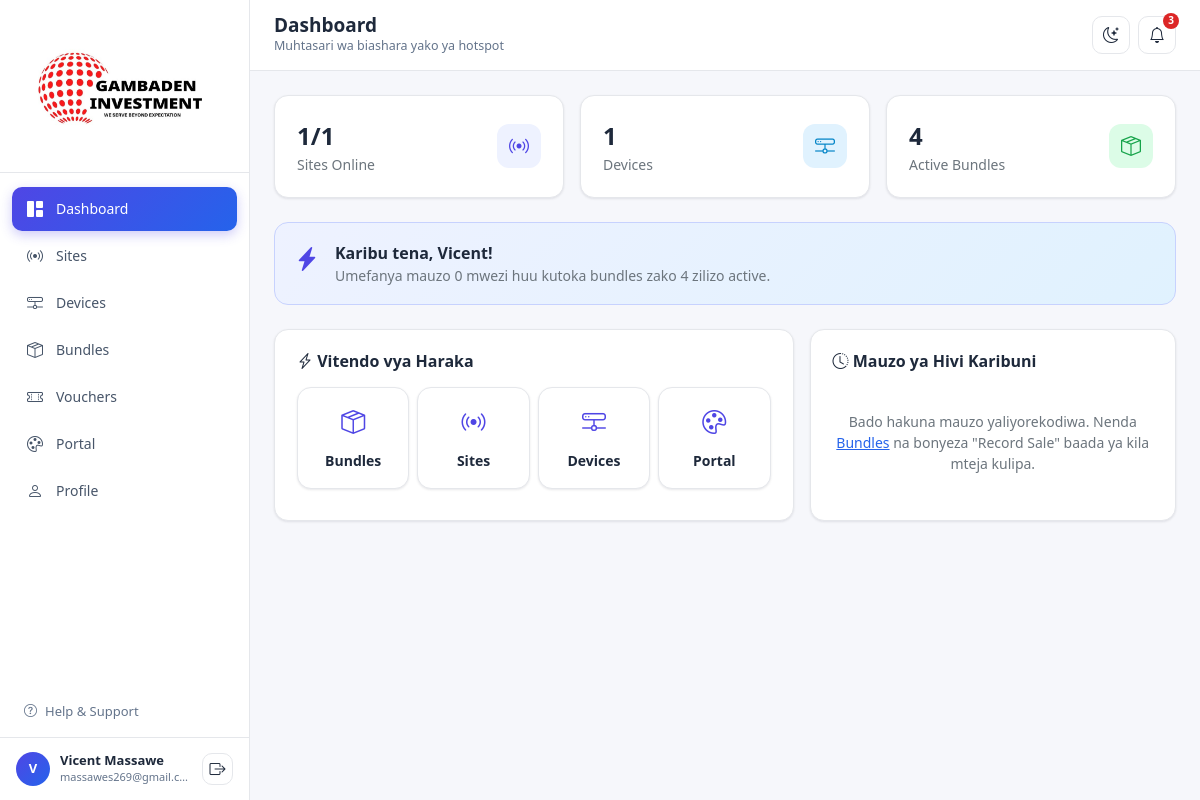
/admin.php (signed in), run on the app's committed database.
### tables this page shows
CREATE TABLE IF NOT EXISTS users (
  id             INT AUTO_INCREMENT PRIMARY KEY,
  username       VARCHAR(50)  NOT NULL UNIQUE,
  password_hash  VARCHAR(255) NOT NULL,
  first_name     VARCHAR(100) NOT NULL DEFAULT '',
  last_name      VARCHAR(100) NOT NULL DEFAULT '',
  email          VARCHAR(150) NOT NULL,
  phone          VARCHAR(30)  DEFAULT '',
  account_type   VARCHAR(50)  DEFAULT 'Customer Account',
  member_since   DATE         DEFAULT NULL,
  bank_name      VARCHAR(50)  DEFAULT '',
  account_number VARCHAR(50)  DEFAULT '',
  plan           VARCHAR(50)  DEFAULT 'Free',
  plan_price     INT          DEFAULT 0,
  billing_cycle  VARCHAR(20)  DEFAULT 'Monthly',
  next_renewal   DATE         DEFAULT NULL,
  created_at     TIMESTAMP    DEFAULT CURRENT_TIMESTAMP
);

CREATE TABLE IF NOT EXISTS sites (
  id           INT AUTO_INCREMENT PRIMARY KEY,
  name         VARCHAR(150) NOT NULL,
  location     VARCHAR(200) DEFAULT '',
  status       ENUM('online','offline') DEFAULT 'online',
  created_at   TIMESTAMP DEFAULT CURRENT_TIMESTAMP
);

### admin.php (called while the page is built, shortened)
<?php
require __DIR__ . '/includes/config.php';
$page = $_GET['page'] ?? 'dashboard';
$data = load_app_data();
require __DIR__ . '/includes/layout_top.php';
require __DIR__ . "/pages/{$page}.php";
require __DIR__ . '/includes/layout_bottom.php';

### includes/config.php (called while the page is built, shortened)
<?php
function current_user_id(): int {
    return (int) ($_SESSION['user_id'] ?? 1);
}
function load_app_data(): array {
    $pdo = db();
    $userId = current_user_id();
    $profile = $pdo->prepare('SELECT * FROM users WHERE id = ?');
    $profile->execute([$userId]);
    $user = $profile->fetch() ?: [];
    $sites = $pdo->query(
        'SELECT s.*, COUNT(d.id) AS device_count
           FROM sites s
           LEFT JOIN devices d ON d.site_id = s.id
          GROUP BY s.id
          ORDER BY s.id'
    )->fetchAll();
    $devices = $pdo->query('SELECT * FROM devices ORDER BY id')->fetchAll();
    $bundles = $pdo->query(
        "SELECT b.*,
                COALESCE(m.qty, 0) AS sales_month,
                COALESCE(m.revenue, 0) AS revenue_month
           FROM bundles b
           LEFT JOIN (
                SELECT bundle_id, SUM(quantity) AS qty, SUM(amount) AS revenue
                  FROM sales
                 WHERE YEAR(sold_at) = YEAR(CURDATE()) AND MONTH(sold_at) = MONTH(CURDATE())
                 GROUP BY bundle_id
           ) m ON m.bundle_id = b.id
          ORDER BY b.id"
    )->fetchAll();
    $portalStmt = $pdo->query('SELECT * FROM portal_settings WHERE id = 1');
    $portal = $portalStmt->fetch() ?: [
        'business_name' => 'GAMBADEN HOTSPOT',
        'welcome_text'  => 'Internet ya Uhakika kwa Bei Nafuu',
        'primary_color' => '#4f46e5',
        'lipa_number'   => '140197316',
        'contact_phone' => '+255745325531',
    ];
    return [
        'sites' => $sites,
        'devices' => $devices,
        'bundles' => $bundles,
        'portal' => $portal,
        'profile' => [
            'first_name' => $user['first_name'] ?? '',
            'last_name'  => $user['last_name'] ?? '',
            'email'      => $user['email'] ?? '',
            'phone'      => $user['phone'] ?? '',
            'account_type' => $user['account_type'] ?? 'Customer Account',
            'member_since' => !empty($user['member_since']) ? date('d M Y', strtotime($user['member_since'])) : '',
            'bank_name'    => $user['bank_name'] ?? '',
            'account_number' => $user['account_number'] ?? '',
        ],
    ];
}

### pages/dashboard.php (the view, shortened to what this page needs)
<?php if (!defined('NEXOR_APP')) { http_response_code(403); exit; }
$totalSites    = count($data['sites']);
$onlineSites   = count(array_filter($data['sites'], fn($s) => $s['status'] === 'online'));
$totalDevices  = count($data['devices']);
$activeBundles = count(array_filter($data['bundles'], fn($b) => $b['status'] === 'active'));
$monthSales    = array_sum(array_column($data['bundles'], 'sales_month'));
$recentSales = db()->query(
    "SELECT s.*, b.name AS bundle_name
       FROM sales s
       JOIN bundles b ON b.id = s.bundle_id
      ORDER BY s.sold_at DESC
      LIMIT 5"
)->fetchAll();
?>
<div class="row g-3 mb-4">
  <div class="col-6 col-lg-4">
    <div class="nx-card nx-card-body d-flex align-items-center justify-content-between">
      <div>
        <div class="fs-4 fw-bold"><?= $onlineSites ?>/<?= $totalSites ?></div>
        <div class="text-secondary small">Sites Online</div>
      </div>
      <div class="nx-stat-icon" style="background:#eef2ff;color:var(--nx-primary);"><i class="bi bi-broadcast"></i></div>
    </div>
  </div>
  <div class="col-6 col-lg-4">
    <div class="nx-card nx-card-body d-flex align-items-center justify-content-between">
      <div>
        <div class="fs-4 fw-bold"><?= $totalDevices ?></div>
        <div class="text-secondary small">Devices</div>
      </div>
      <div class="nx-stat-icon" style="background:#e0f2fe;color:#0284c7;"><i class="bi bi-hdd-network"></i></div>
    </div>
  </div>
  <div class="col-6 col-lg-4">
    <div class="nx-card nx-card-body d-flex align-items-center justify-content-between">
      <div>
        <div class="fs-4 fw-bold"><?= $activeBundles ?></div>
        <div class="text-secondary small">Active Bundles</div>
      </div>
      <div class="nx-stat-icon" style="background:#dcfce7;color:var(--nx-success);"><i class="bi bi-box-seam"></i></div>
    </div>
  </div>
</div>
<div class="nx-tip-banner mb-4 d-flex align-items-start gap-3">
  <i class="bi bi-lightning-charge-fill fs-4" style="color:var(--nx-primary);"></i>
  <div>
    <div class="fw-semibold">Karibu tena, <?= htmlspecialchars($data['profile']['first_name']) ?>!</div>
    <div class="text-secondary small">Umefanya mauzo <?= $monthSales ?> mwezi huu kutoka bundles zako <?= $activeBundles ?> zilizo active.</div>
  </div>
</div>
<div class="row g-3">
  <div class="col-lg-7">
    <div class="nx-card nx-card-body h-100">
      <h6 class="fw-bold mb-3"><i class="bi bi-lightning-charge"></i> Vitendo vya Haraka</h6>
      <div class="row g-2">
        <div class="col-6 col-md-3">
          <a href="admin.php?page=bundles" class="nx-card nx-card-body text-center text-decoration-none d-block py-3">
            <i class="bi bi-box-seam fs-4 d-block mb-2" style="color:var(--nx-primary);"></i>
            <span class="small fw-semibold" style="color:var(--nx-text);">Bundles</span>
          </a>
        </div>
        <div class="col-6 col-md-3">
          <a href="admin.php?page=sites" class="nx-card nx-card-body text-center text-decoration-none d-block py-3">
            <i class="bi bi-broadcast fs-4 d-block mb-2" style="color:var(--nx-primary);"></i>
            <span class="small fw-semibold" style="color:var(--nx-text);">Sites</span>
          </a>
        </div>
        <div class="col-6 col-md-3">
          <a href="admin.php?page=devices" class="nx-card nx-card-body text-center text-decoration-none d-block py-3">
            <i class="bi bi-hdd-network fs-4 d-block mb-2" style="color:var(--nx-primary);"></i>
            <span class="small fw-semibold" style="color:var(--nx-text);">Devices</span>
          </a>
        </div>
        <div class="col-6 col-md-3">
          <a href="admin.php?page=portal" class="nx-card nx-card-body text-center text-decoration-none d-block py-3">
            <i class="bi bi-palette fs-4 d-block mb-2" style="color:var(--nx-primary);"></i>
            <span class="small fw-semibold" style="color:var(--nx-text);">Portal</span>
          </a>
        </div>
      </div>
    </div>
  </div>
  <div class="col-lg-5">
    <div class="nx-card nx-card-body h-100">
      <h6 class="fw-bold mb-3"><i class="bi bi-clock-history"></i> Mauzo ya Hivi Karibuni</h6>
      <?php if (empty($recentSales)): ?>
      <div class="text-center text-secondary small py-4">
        Bado hakuna mauzo yaliyorekodiwa. Nenda <a href="admin.php?page=bundles">Bundles</a> na bonyeza "Record Sale" baada ya kila mteja kulipa.
      </div>
      <?php endif; ?>
    </div>
  </div>
</div>

### includes/sidebar.php (shortened to what this page needs)
<aside class="nx-sidebar">
  <div class="nx-sidebar-brand">
    <img src="assets/img/logo.png" alt="Gambaden Investment" class="brand-logo">
  </div>
  <nav class="nx-nav">
    <?php
    $nx_links = [
      'dashboard' => ['bi-grid-1x2-fill',   'Dashboard'],
      'sites'     => ['bi-broadcast',       'Sites'],
      'devices'   => ['bi-hdd-network',     'Devices'],
      'bundles'   => ['bi-box-seam',        'Bundles'],
      'vouchers'  => ['bi-ticket-perforated', 'Vouchers'],
      'portal'    => ['bi-palette',         'Portal'],
      'profile'   => ['bi-person',          'Profile'],
    ];
    foreach ($nx_links as $key => [$icon, $label]):
    ?>
    <a href="admin.php?page=<?= $key ?>" class="<?= $page === $key ? 'active' : '' ?>">
      <i class="bi <?= $icon ?>"></i> <?= $label ?>
    </a>
    <?php endforeach; ?>
  </nav>
  <div class="px-3 pb-2">
    <a href="#" class="d-flex align-items-center gap-2 px-2 py-2 text-decoration-none" style="color:var(--nx-muted);font-size:13px;">
      <i class="bi bi-question-circle"></i> Help &amp; Support
    </a>
  </div>
  <div class="nx-sidebar-footer">
    <div class="nx-avatar"><?= strtoupper(substr($data['profile']['first_name'], 0, 1)) ?></div>
    <div class="flex-grow-1 overflow-hidden">
      <div class="who text-truncate"><?= htmlspecialchars($data['profile']['first_name'] . ' ' . $data['profile']['last_name']) ?></div>
      <div class="email text-truncate"><?= htmlspecialchars($data['profile']['email']) ?></div>
    </div>
    <a href="logout.php" class="nx-icon-btn" title="Logout" style="width:32px;height:32px;">
      <i class="bi bi-box-arrow-right"></i>
    </a>
  </div>
</aside>

### assets/css/style.css (style rules this page uses)
:root { --nx-primary: #4f46e5; --nx-primary-dark: #4338ca; --nx-accent: #2563eb; --nx-bg: #f6f7fb; --nx-surface: #ffffff; --nx-border: #e5e7eb; --nx-text: #1e293b; --nx-muted: #64748b; --nx-sidebar-bg: #ffffff; --nx-sidebar-text: #475569; --nx-success: #16a34a; --nx-success-bg: #dcfce7; --nx-warning: #d97706; --nx-warning-bg: #fef3c7; --nx-danger: #dc2626; --nx-danger-bg: #fee2e2; --nx-shadow: 0 1px 3px rgba(15, 23, 42, .06), 0 1px 2px rgba(15, 23, 42, .04); }
body { background: var(--nx-bg); color: var(--nx-text); font-family: "Segoe UI", system-ui, -apple-system, sans-serif; }
a { color: var(--nx-accent); }
.nx-sidebar { width: 250px; flex-shrink: 0; background: var(--nx-sidebar-bg); border-right: 1px solid var(--nx-border); display: flex; flex-direction: column; transition: transform .2s ease; }
.nx-sidebar-brand { padding: 18px 20px; border-bottom: 1px solid var(--nx-border); }
.nx-sidebar-brand .brand-logo { max-width: 100%; height: auto; display: block; background: #fff; border-radius: 10px; padding: 6px 10px; }
.nx-nav { padding: 14px 12px; flex: 1; overflow-y: auto; }
.nx-nav a { display: flex; align-items: center; gap: 12px; padding: 10px 14px; border-radius: 10px; color: var(--nx-sidebar-text); text-decoration: none; font-size: 14px; font-weight: 500; margin-bottom: 3px; transition: background .15s, color .15s; }
.nx-nav a i { font-size: 16px; width: 18px; text-align: center; }
.nx-nav a.active { background: linear-gradient(135deg, var(--nx-primary), var(--nx-accent)); color: #fff; box-shadow: 0 4px 12px rgba(79, 70, 229, .28); }
.nx-sidebar-footer { padding: 14px 16px; border-top: 1px solid var(--nx-border); display: flex; align-items: center; gap: 10px; }
.nx-avatar { width: 34px; height: 34px; border-radius: 50%; background: linear-gradient(135deg, var(--nx-primary), var(--nx-accent)); color: #fff; font-weight: 700; font-size: 13px; display: flex; align-items: center; justify-content: center; flex-shrink: 0; }
.nx-sidebar-footer .who { font-size: 13px; font-weight: 600; color: var(--nx-text); line-height: 1.2; }
.nx-sidebar-footer .email { font-size: 11px; color: var(--nx-muted); }
.nx-icon-btn { width: 38px; height: 38px; border-radius: 10px; border: 1px solid var(--nx-border); background: var(--nx-surface); color: var(--nx-text); display: flex; align-items: center; justify-content: center; position: relative; }
.nx-card { background: var(--nx-surface); border: 1px solid var(--nx-border); border-radius: 14px; box-shadow: var(--nx-shadow); }
.nx-card-body { padding: 22px; }
.nx-stat-icon { width: 44px; height: 44px; border-radius: 12px; display: flex; align-items: center; justify-content: center; font-size: 20px; flex-shrink: 0; }
.nx-tip-banner { background: linear-gradient(135deg, #eef2ff, #e0f2fe); border: 1px solid #c7d2fe; border-radius: 14px; padding: 18px 20px; }

### data on the page
users: first_name "V", first_name+last_name "Vicent Massawe", email "massawes269@gmail.c…", first_name "Vicent"
sites: status "1"

### other printed values
$label "Dashboard"
$label "Sites"
$label "Devices"
$label "Bundles"
$label "Vouchers"
$label "Portal"
$label "Profile"
$pageTitle "Dashboard"
$pageSubtitle "Muhtasari wa biashara yako ya hotspot"
$totalSites "1"
$totalDevices "1"
$activeBundles "4"
$monthSales "0"
